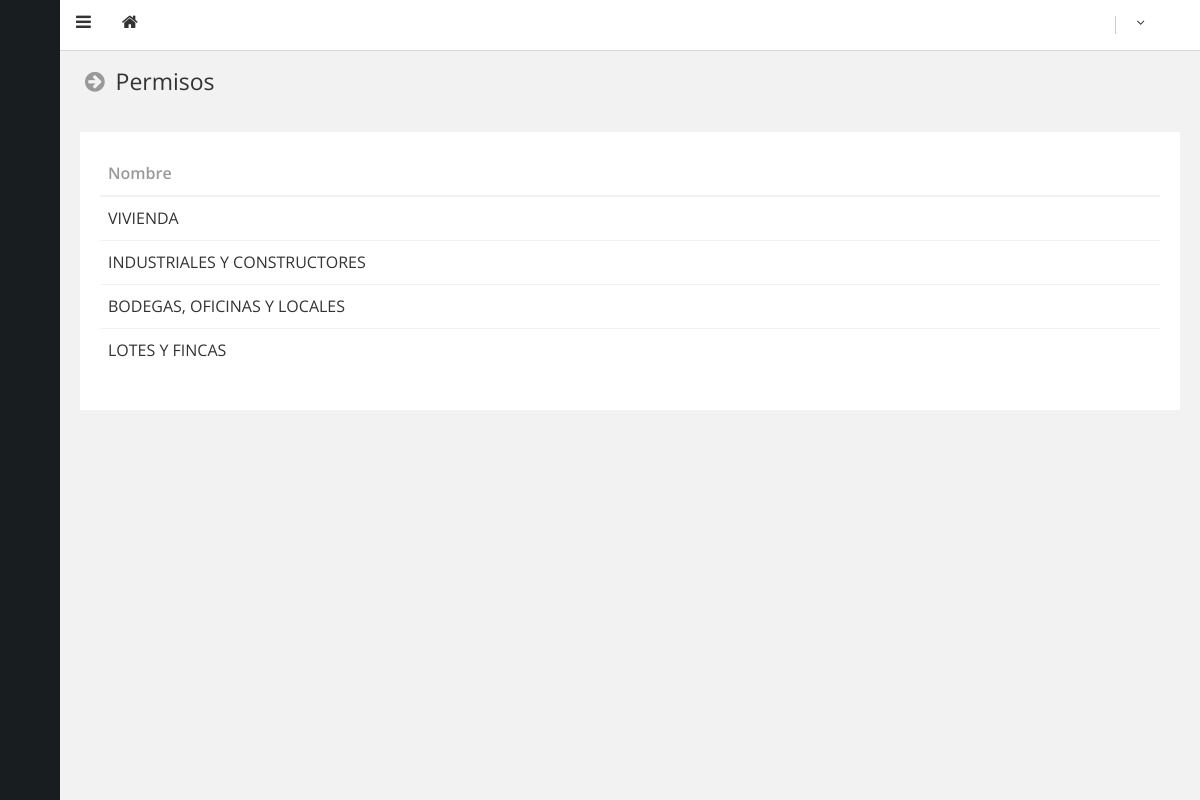
The page /admin/html/pages/act-categoria.php?Idsubmenu=1 on the database its author committed.
### tables this page shows
CREATE TABLE IF NOT EXISTS `Menusub` (
  `Id` int(11) NOT NULL AUTO_INCREMENT,
  `Idmenu` int(11) NOT NULL,
  `Nombre` varchar(255) NOT NULL,
  `Url` varchar(255) NOT NULL,
  `Pos` int(11) NOT NULL,
  PRIMARY KEY (`Id`)
);

CREATE TABLE IF NOT EXISTS `Sesion` (
  `Id` int(11) NOT NULL AUTO_INCREMENT,
  `Nombre` varchar(255) NOT NULL,
  `NombreEN` varchar(255) NOT NULL,
  `Descripcion` text NOT NULL,
  `DescripcionEN` text NOT NULL,
  `Foto` varchar(255) NOT NULL,
  `Pos` int(11) NOT NULL,
  PRIMARY KEY (`Id`)
);

### admin/html/pages/act-categoria.php (the view, shortened to what this page needs)
<?
include("../../includes/conexion.php");
					$queryTITMEN		="SELECT* FROM Menusub WHERE Id = ".$_REQUEST["Idsubmenu"] ;
					$resultTITMEN		=mysql_query($queryTITMEN, $id);
					While($rowTITMEN	=mysql_fetch_array($resultTITMEN))
					{
					$NombreTITMEN		=$rowTITMEN["Nombre"];
					}
					$LineaMenuS			=$NombreTITMEN;
?>
<!DOCTYPE html>
<html lang="en">
	<head>
		<link type="text/css" rel="stylesheet" href="../../assets/css/theme-default/bootstrap.css?1403937764" />
		<link type="text/css" rel="stylesheet" href="../../assets/css/theme-default/boostbox.css?1403937765" />
		<link type="text/css" rel="stylesheet" href="../../assets/css/theme-default/boostbox_responsive.css?1403937765" />
		<link type="text/css" rel="stylesheet" href="../../assets/css/theme-default/font-awesome.min.css?1401481653" />
		<link type="text/css" rel="stylesheet" href="../../assets/css/theme-default/libs/DataTables/jquery.dataTables.css?1403937875" />
		<link type="text/css" rel="stylesheet" href="../../assets/css/theme-default/libs/DataTables/TableTools.css?1403937875" />
		<link type="text/css" rel="stylesheet" href="../../assets/css/theme-default/libs/toastr/toastr.css?1403937848" />
	</head>
	<body >
		<header id="header">
<?
include("../../includes/navbar.php");
?>
		</header>
		<div id="base">
			<div id="sidebar">
			  <div class="sidebar-back"></div>
			  <div class="sidebar-content">
			    <div class="nav-brand"> <a class="main-brand" href="zona.php">
			      </a>
               </div>
				</div>
			</div>
			<div id="content">
				<section>
					<div class="section-header">
						<h3 class="text-standard"><i class="fa fa-fw fa-arrow-circle-right text-gray-light"></i> <?=$LineaMenuS?></h3>
					</div>
					<div class="section-body">
						<div class="row">
							<div class="col-lg-12">
								<div class="box">
									<div class="box-body table-responsive">
										<table class="table table-striped table-hover">
											<thead>
												<tr>
													<th>Nombre</th>
													<th align="right"></th>
												</tr>
											</thead>
											<tbody id="Fotos">
												<?
												$queryUSERS			="SELECT* FROM Sesion Order by Pos";
                                                $resultUSERS		=mysql_query($queryUSERS, $id);
                                                While($rowUSERS		=mysql_fetch_array($resultUSERS))
                                                {
											    $IdUSERS			=$rowUSERS["Id"];
												$Nombre				=$rowUSERS["Nombre"];
                                                ?>
												<tr id="arrayorder_<?php echo $IdUSERS ?>">
													<td><?=$Nombre?></td>
													<td class="text-right">
                                                    </td>
												</tr>
                                                <?
												}
												?>
											</tbody>
										</table>
									</div>
								</div>
							</div>
						</div>
					</div>
				</section>
			</div>
		</div>
	</body>
</html>

### admin/assets/css/theme-default/boostbox_responsive.css (style rules this page uses)
@media (min-width: 481px) and (max-width: 1200px) { body:not(.sidebar-expanded) #content { display: block; } }
@media (min-width: 481px) and (max-width: 1200px) { body:not(.sidebar-expanded) #sidebar { width: 60px; } }
@media (min-width: 481px) and (max-width: 1200px) { body:not(.sidebar-expanded) #header { left: 60px; } }
@media (min-width: 481px) and (max-width: 1200px) { body:not(.sidebar-expanded) .sidebar-back { width: 60px; } }

### rows shown on the page
menusub: Nombre "Permisos"
sesion: Nombre "VIVIENDA"
sesion: Nombre "INDUSTRIALES Y CONSTRUCTORES"
sesion: Nombre "BODEGAS, OFICINAS Y LOCALES"
sesion: Nombre "LOTES Y FINCAS"
